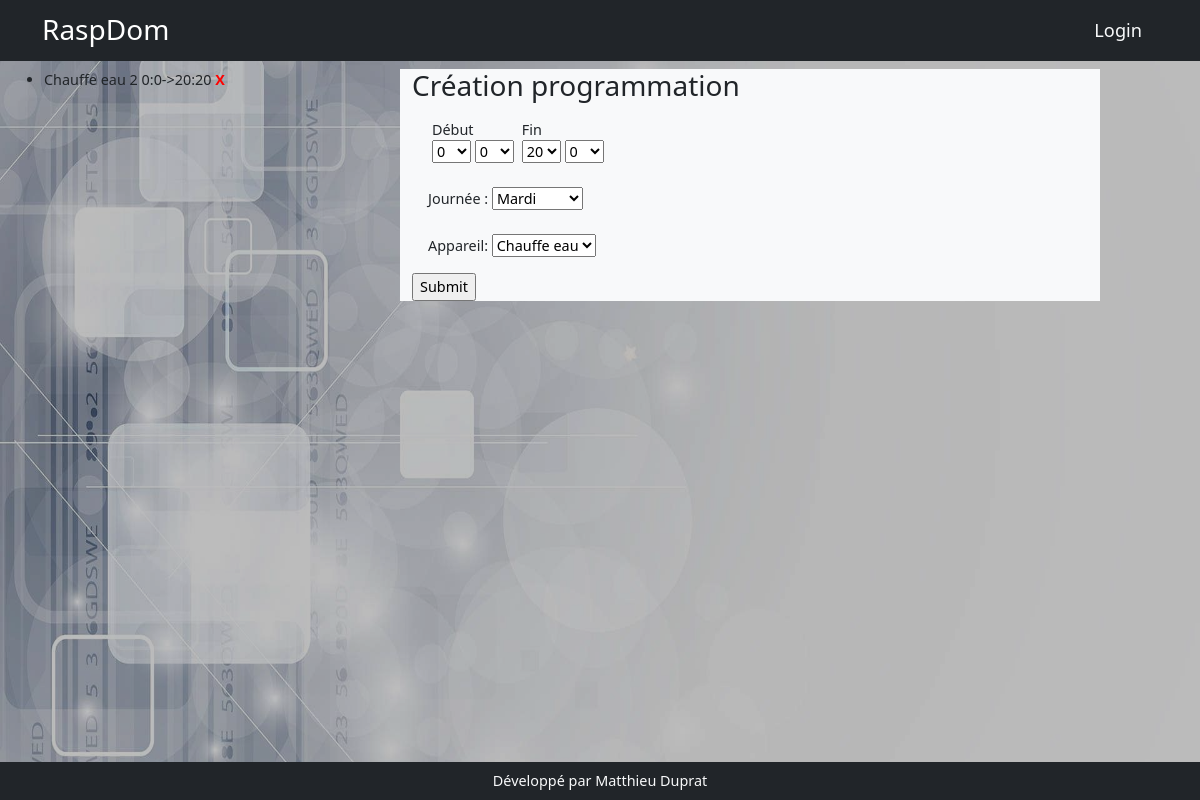
/programmation/edit/1, run on an earlier commit of the app's database.
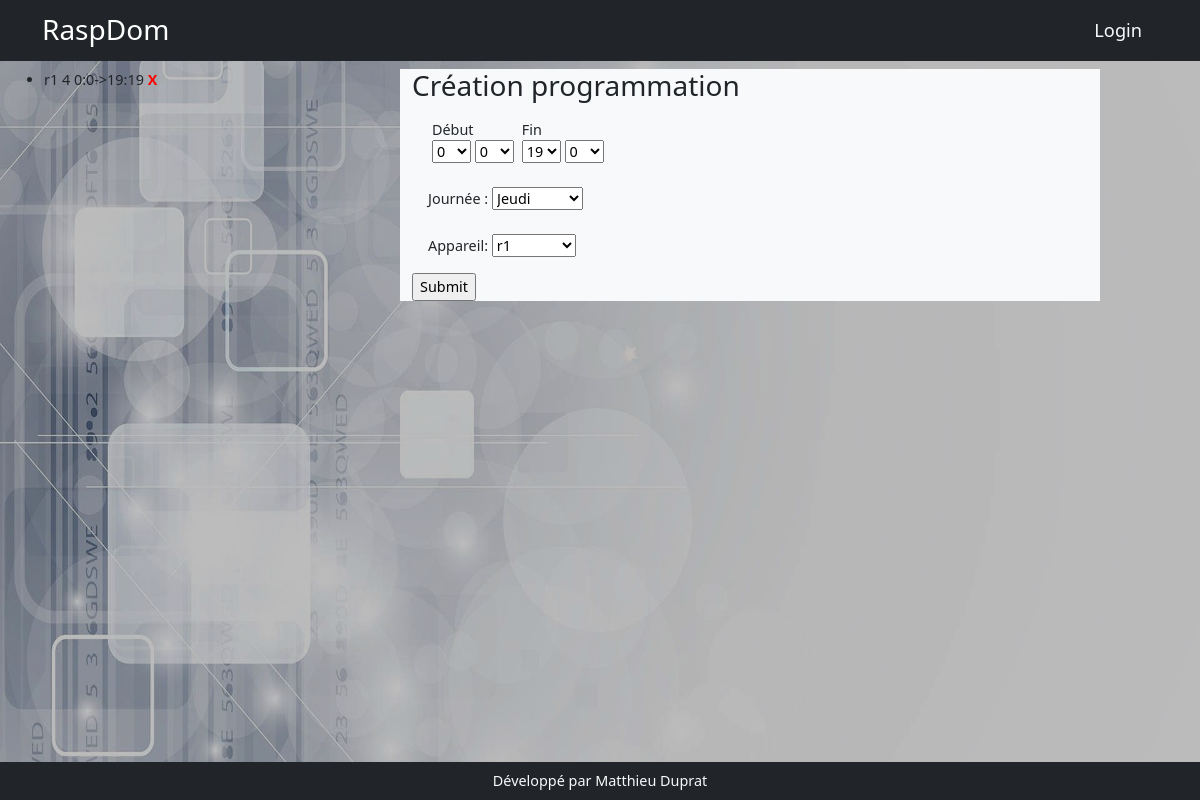
And on a later commit of the database.
### models.py (models this page shows, shortened)
class Programmation(db.Model):
    id = db.Column(db.Integer, primary_key=True)
    start = db.Column(db.Integer)
    start_min = db.Column(db.Integer)
    end = db.Column(db.Integer)
    end_min = db.Column(db.Integer)
    day = db.Column(db.Integer)
    appareil = db.Column(db.Integer, db.ForeignKey('appareil.id'), nullable=True)

class Appareil(db.Model):
    id = db.Column(db.Integer, primary_key=True)
    nom = db.Column(db.String(200))
    description = db.Column(db.String(200))
    categorieappareil = db.Column(db.String(200), nullable=True)
    sortie = db.Column(db.String(200), nullable=True)
    image = db.Column(db.String(200), nullable=True)
    gpios = db.relationship('Gpio', backref='appareil', lazy=True)
    order_gpio = db.Column(db.String(200))
    nbre_gpio = db.Column(db.Integer)
    programmations = db.relationship('Programmation', backref='appareil_programmation', lazy=True)
    mode_de_marche = db.relationship('ModeDeMarche',  uselist=False,  backref='appareil_mode_de_marche', lazy=True)
    auto = db.relationship('Auto', uselist=False, backref='appareil_auto', lazy=True)
    sonde_id = db.Column(db.Integer, db.ForeignKey('sonde.id'))
    sonde = db.relationship('Sonde', uselist=False, backref='appareil_sonde', lazy=True)
    manuel = db.relationship('Manuel', uselist=False, backref='appareil_ordre', lazy=True)
    label = db.Column(db.String(250))
    sonde_actived = db.Column(db.Boolean,default=False, nullable=False)
    mf = db.relationship('Mf',  cascade="delete",uselist=False, backref='app_mf', lazy=True)

### app.py (the view)
@app.route('/programmation/edit/<int:programmation_id>', methods=['POST','GET'])
def edit_programmation(programmation_id):
    programmation = Programmation.query.get(programmation_id)
    programmationform = ProgrammationForm(obj=programmation, data=request.form)
    programmations = Programmation.query.filter_by(appareil=programmation.appareil_programmation.id).all()
    if programmationform.validate_on_submit():
        programmationform.populate_obj(programmation)
        db.session.add(programmation)
        db.session.commit()
        return redirect(url_for('liste_programmations'))
    programmationform.appareil.choices = [(data.id, data.nom) for data in Appareil.query.all()]
    return render_template('programmation/programmation.html', programmationform=programmationform, programmations=programmations)

### forms.py
class ProgrammationForm(FlaskForm):
    choices_day = [(1, 'Lundi'), (2, 'Mardi'), (3, 'Mercredi'), (4, 'Jeudi'), (5, 'Vendredi'), (6, 'Samedi'),
                   (7, 'Dimanche')]
    choices_min = [data for data in range(0,60,1)]
    choices_hours = [data for data in range(0,24)]
    start = SelectField(choices=choices_hours)
    start_min = SelectField(choices=choices_min)
    end = SelectField(choices=choices_hours)
    end_min = SelectField(choices=choices_min)
    day = SelectField(choices=choices_day)
    appareil = SelectField(validate_choice=False)

### templates/programmation/programmation.html (shortened to what this page needs)
{% extends 'base.html'%}
{% block content %}
<div class="row">
    <div class="col-md-3">
        <ul>
            {% for programmation in programmations if programmations %}
            <li>{{programmation.appareil_programmation.nom}} {{programmation.day}} {{programmation.start}}:{{programmation.start_min}}->{{programmation.end}}:{{programmation.end}} <span style="font-weight:bold;color:red;">X</span></li>
            {% endfor %}
        </ul>
    </div>
    <div class="col-md-7 mx-auto  bg-light">
        <h3>Création programmation</h3>
            <form action="" method="post">
                <div class="d-flex m-2 p-2">
                     <div class="d-flex flex-column mx-1">
                        <div>Début</div>
                        <div>{{programmationform.start}} {{programmationform.start_min}}</div>
                     </div>
                     <div class="d-flex flex-column mx-1">
                        <div>Fin</div>
                        <div>{{programmationform.end}} {{programmationform.end_min}}</div>
                    </div>
                </div>
                    <div class="m-2 p-2">
                        Journée : {{programmationform.day}}
                    </div>
                    <div class="m-2 p-2">
                        Appareil: {{programmationform.appareil}}
                    </div>
                <input type="submit">
            </form>
    </div>
</div>
{% endblock %}

What changed in the data, as far as the page shows it:
changed Programmation: appareil_programmation.nom "Chauffe eau" → "r1"; day "2" → "4"; end "20" → "19"
Also different on the page:
form field end: "20" → "19"
form field day: "Mardi" → "Jeudi"
form field appareil: "Chauffe eau" → "r1"
